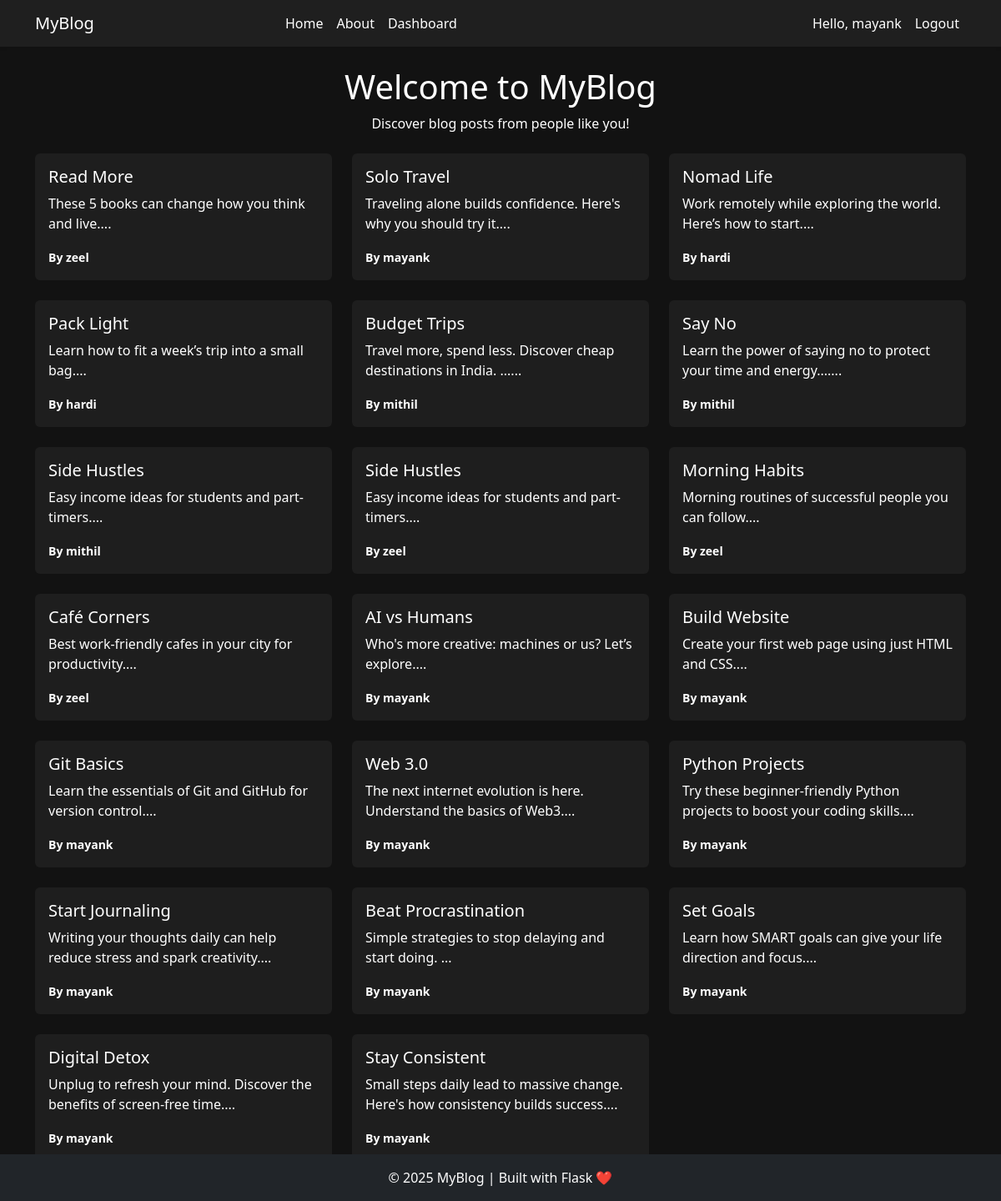
Screenshot of / (signed in) with the database file from the repository.
### app.py (models this page shows)
class User(db.Model):
    id = db.Column(db.Integer, primary_key=True)
    email = db.Column(db.String(150), unique=True, nullable=False)
    username = db.Column(db.String(100), unique=True, nullable=False)
    password = db.Column(db.String(200), nullable=False)
    posts = db.relationship('Post', backref='author', lazy=True)

class Post(db.Model):
    id = db.Column(db.Integer, primary_key=True)
    title = db.Column(db.String(150), nullable=False)
    content = db.Column(db.Text, nullable=False)
    user_id = db.Column(db.Integer, db.ForeignKey('user.id'), nullable=False)

### app.py (the view)
@app.route('/')
def home():
    posts = Post.query.order_by(Post.id.desc()).all()
    return render_template('home.html', posts=posts)

### templates/home.html (shortened to what this page needs)
{% extends 'base.html' %}
{% block content %}
<h1 class="text-center">Welcome to MyBlog</h1>
<p class="text-center mb-4">Discover blog posts from people like you!</p>
<div class="row">
  {% for post in posts %}
    <div class="col-md-6 col-lg-4 mb-4">
      <div class="card text-dark">
        <div class="card-body">
          <h5 class="card-title">{{ post.title }}</h5>
          <p class="card-text">{{ post.content[:100] }}...</p>
          <p class="card-text"><small class="text-white fw-bold">By {{ post.author.username }}</small></p>
        </div>
      </div>
    </div>
  {% endfor %}
</div>
{% endblock %}

### templates/base.html (shortened to what this page needs)
<!DOCTYPE html>
<html lang="en">
<head>
    <link href="https://cdn.jsdelivr.net/npm/bootstrap@5.3.0/dist/css/bootstrap.min.css" rel="stylesheet">
</head>
<body>
    <nav class="navbar navbar-expand-lg shadow-sm">
        <div class="container">
            <a class="navbar-brand" href="/">MyBlog</a>
            <div class="collapse navbar-collapse justify-content-between" id="navbarContent">
                <ul class="navbar-nav mx-auto">
                    <li class="nav-item"><a class="nav-link" href="/">Home</a></li>
                    <li class="nav-item"><a class="nav-link" href="/about">About</a></li>
                    {% if 'user_id' in session %}
                    <li class="nav-item"><a class="nav-link" href="/dashboard">Dashboard</a></li>
                    {% endif %}
                </ul>
                <ul class="navbar-nav ms-auto">
                    {% if 'user_id' in session %}
                    <li class="nav-item"><a class="nav-link" href="#">Hello, {{ session['username'] }}</a></li>
                    <li class="nav-item"><a class="nav-link" href="/logout">Logout</a></li>
                    {% else %}
                    <li class="nav-item"><a class="nav-link" href="/login">Login</a></li>
                    <li class="nav-item"><a class="nav-link" href="/signup">Sign Up</a></li>
                    {% endif %}
                </ul>
            </div>
        </div>
    </nav>
    <div class="container my-4">
        {% block content %}{% endblock %}
    </div>
    <footer class="footer text-center py-3 mt-auto fixed-bottom bg-dark text-white"">
        <div class="container">
            <span>© 2025 MyBlog | Built with Flask ❤️</span>
        </div>
    </footer>
</body>
</html>

### templates/base.html (style rules this page uses)
body { background-color: #121212; color: #ffffff; }
.navbar, .footer { background-color: #1f1f1f; }
.navbar a { color: #ffffff !important; }
.card { background-color: #1e1e1e; border: none; }
.card-title, .card-text { color: white; }
.footer { color: #aaaaaa; }

### rows the page displays
User: username "mayank"
Post: title "Read More", content "These 5 books can change how you think and live.", author.username "zeel"
Post: title "Solo Travel", content "Traveling alone builds confidence. Here's why you should try it.", author.username "mayank"
Post: title "Nomad Life", content "Work remotely while exploring the world. Here’s how to start.", author.username "hardi"
Post: title "Pack Light", content "Learn how to fit a week’s trip into a small bag.", author.username "hardi"
Post: title "Budget Trips", content "Travel more, spend less. Discover cheap destinations in India. ...", author.username "mithil"
Post: title "Say No", content "Learn the power of saying no to protect your time and energy....", author.username "mithil"
Post: title "Side Hustles", content "Easy income ideas for students and part-timers.", author.username "mithil"
Post: title "Side Hustles", content "Easy income ideas for students and part-timers.", author.username "zeel"
Post: title "Morning Habits", content "Morning routines of successful people you can follow.", author.username "zeel"
Post: title "Café Corners", content "Best work-friendly cafes in your city for productivity.", author.username "zeel"
Post: title "AI vs Humans", content "Who's more creative: machines or us? Let’s explore.", author.username "mayank"
Post: title "Build Website", content "Create your first web page using just HTML and CSS.", author.username "mayank"
Post: title "Git Basics", content "Learn the essentials of Git and GitHub for version control.", author.username "mayank"
Post: title "Web 3.0", content "The next internet evolution is here. Understand the basics of Web3.", author.username "mayank"
Post: title "Python Projects", content "Try these beginner-friendly Python projects to boost your coding skills.", author.username "mayank"
Post: title "Start Journaling", content "Writing your thoughts daily can help reduce stress and spark creativity.", author.username "mayank"
Post: title "Beat Procrastination", content "Simple strategies to stop delaying and start doing.", author.username "mayank"
Post: title "Set Goals", content "Learn how SMART goals can give your life direction and focus.", author.username "mayank"
Post: title "Digital Detox", content "Unplug to refresh your mind. Discover the benefits of screen-free time.", author.username "mayank"
Post: title "Stay Consistent", content "Small steps daily lead to massive change. Here's how consistency builds success.", author.username "mayank"
